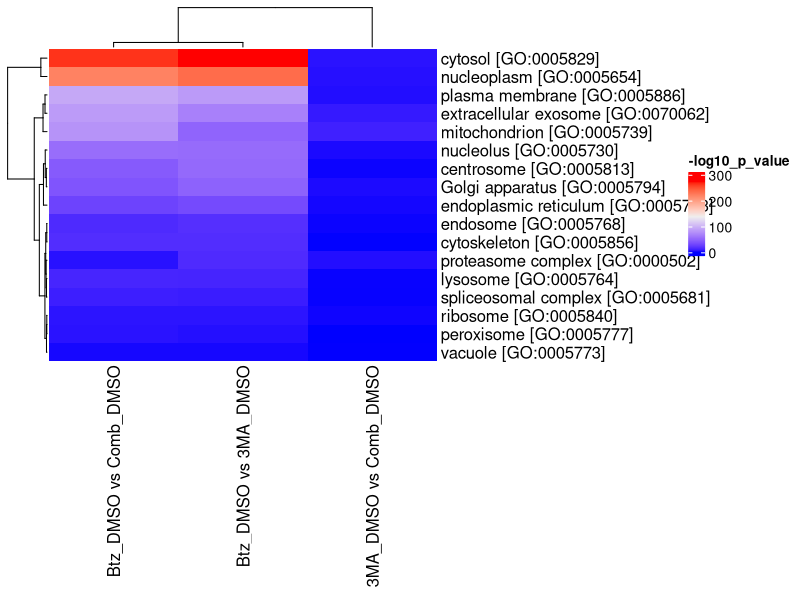

R code for this plot: (Note: this script raises an error after producing the figure.)
## ---- chunk 1
knitr::opts_chunk$set(echo = TRUE)
## ---- chunk 2
# import packages
packages_names <- c('tidyverse', 'readxl', 'writexl')
lapply(packages_names, require, character.only = TRUE)

# load training data 1
training_data <- read_csv(
  'training_data/training_data.csv'
)

# have a quick look at the data
head(training_data, n = 10)
## ---- chunk 3
training_data_adj <- training_data |> 
  select(Gene, `Btz/DMSO`:`vacuole [GO:0005773]`) |> 
  pivot_longer(cols = `plasma membrane [GO:0005886]`:`vacuole [GO:0005773]`, names_to = 'GO_Term', values_to = 'value') |>
  filter(value == 1) |> 
  select(Gene, Btz_DMSO = `Btz/DMSO`, `3MA_DMSO` = `3MA/DMSO`, Comb_DMSO = `Comb/DMSO`, GO_Term) |> 
  pivot_longer(cols = Btz_DMSO:Comb_DMSO, names_to = 'Exp', values_to = 'Fold_Change')

# let us look at the adjusted data
head(training_data_adj, n = 10)
## ---- chunk 4
ks_test_function <- function(df){
  # get all possible combination of experimental conditions
  Exp_list <- unique(df$Exp)
  combs <- data.frame(combn(Exp_list, 2, simplify = TRUE))
  
  # generate result tibble
  tibble(
    GO_term_list = unique(df$GO_Term),
    comparison = map(combs, \(x) paste(x, collapse = " vs ")),
    p_value = map(combs, \(x) ks.test(
      df |> filter(Exp == x[1]) |> pull(Fold_Change),
      df |> filter(Exp == x[2]) |> pull(Fold_Change)
        )$p.value
      )
    )
}
## ---- chunk 5
comparison_p_value_df <- training_data_adj |> 
  group_by(GO_Term) |> 
  group_split() |> 
  # map_df applies the ks_test_function to each data frame in the list generated by group_split()
  map_df(ks_test_function) |> 
  unnest_longer(c(comparison, p_value))

# let us check the result
head(comparison_p_value_df, n = 20)
## ---- chunk 6
# import ComplexHeatmap
library(ComplexHeatmap)

# change the format of our data
heatmap_comparison_p_value <- comparison_p_value_df |> 
  mutate(log_p_value = -log10(p_value)) |> 
  select(GO_term_list, comparison, log_p_value) |> 
  pivot_wider(names_from = comparison, values_from = log_p_value)

# check
head(heatmap_comparison_p_value, n = 10)

# generate data matrix
heatmap_matrix <- data.matrix(heatmap_comparison_p_value |> select(!GO_term_list))
rownames(heatmap_matrix) <- heatmap_comparison_p_value$GO_term_list

# check
heatmap_matrix

# plot the heatmap
Heatmap(heatmap_matrix, name = '-log10_p_value', color = heatmap_color)

## ---- chunk 7
#import packages
packages_names <- c('showtext', 'rstatix', 'ggpubr')
lapply(packages_names, require, character.only = TRUE)

# statistical test
cytosol_wilcox_test <- training_data_adj |> 
  filter(GO_Term == 'cytosol [GO:0005829]') |> 
  # The Wilcoxon test is performed to compare the Fold Change between different 
  # experimental conditions (Exp) with Benianmini-Hochberg correction.
  wilcox_test(Fold_Change ~ Exp, p.adjust.method = 'BH')

# check
cytosol_wilcox_test

# violin boxplot
# The showtext package is used to load and use the Arial font (or any custom font). This ensures the font is displayed correctly in the plot.
font_add(family = 'arial', regular = 'arial.ttf')
# showtext_auto() enables the automatic use of this font in the plot rendering.
showtext_auto()

violin_boxplot_cytosol <- training_data_adj |> 
  filter(GO_Term == 'cytosol [GO:0005829]') |> 
  ggplot() +
  geom_violin(
    aes(x = Exp, y = Fold_Change), fill = '#4b1978', color = 'transparent'
  ) +
  geom_boxplot(
    aes(x = Exp, y = Fold_Change), width = 0.2, outliers = FALSE
  ) +
  # stat_pvalue_manual() overlays the p-value results from the Wilcoxon test on the plot, indicating
  # statistical significance between the experimental conditions.
  stat_pvalue_manual(
    data = cytosol_wilcox_test, label = 'p.adj.signif', hide.ns = TRUE,
    tip.length = 0, y.position = c(1.8), label.size = 6
  ) +
  coord_cartesian(ylim = c(0, 2)) +
  labs(x = '', y = 'Fold Change') +
  # theme_bw() applies a clean black-and-white theme to the plot.
  theme_bw() +
  # theme() customizes various plot elements, such as grid lines and axis text properties 
  # (color, size, and angle of x-axis labels).
  theme(
    panel.grid.major = element_line(color = 'gray', linewidth = 0.2),
    panel.grid.minor = element_line(color = 'gray', linewidth = 0.1),
    axis.text.x = element_text(color = 'black', size = 9, angle = 30, hjust = 1),
    axis.text.y = element_text(color = 'black', size = 9)
  )

# display the plot
violin_boxplot_cytosol

# save the plot as an EPS file
# ggsave(
#   filename = "violin_boxplot_cytosol.eps",
#   device = 'eps',
#   height = 2, width = 2, units = 'in'
# )
## ---- chunk 8
sessionInfo()
